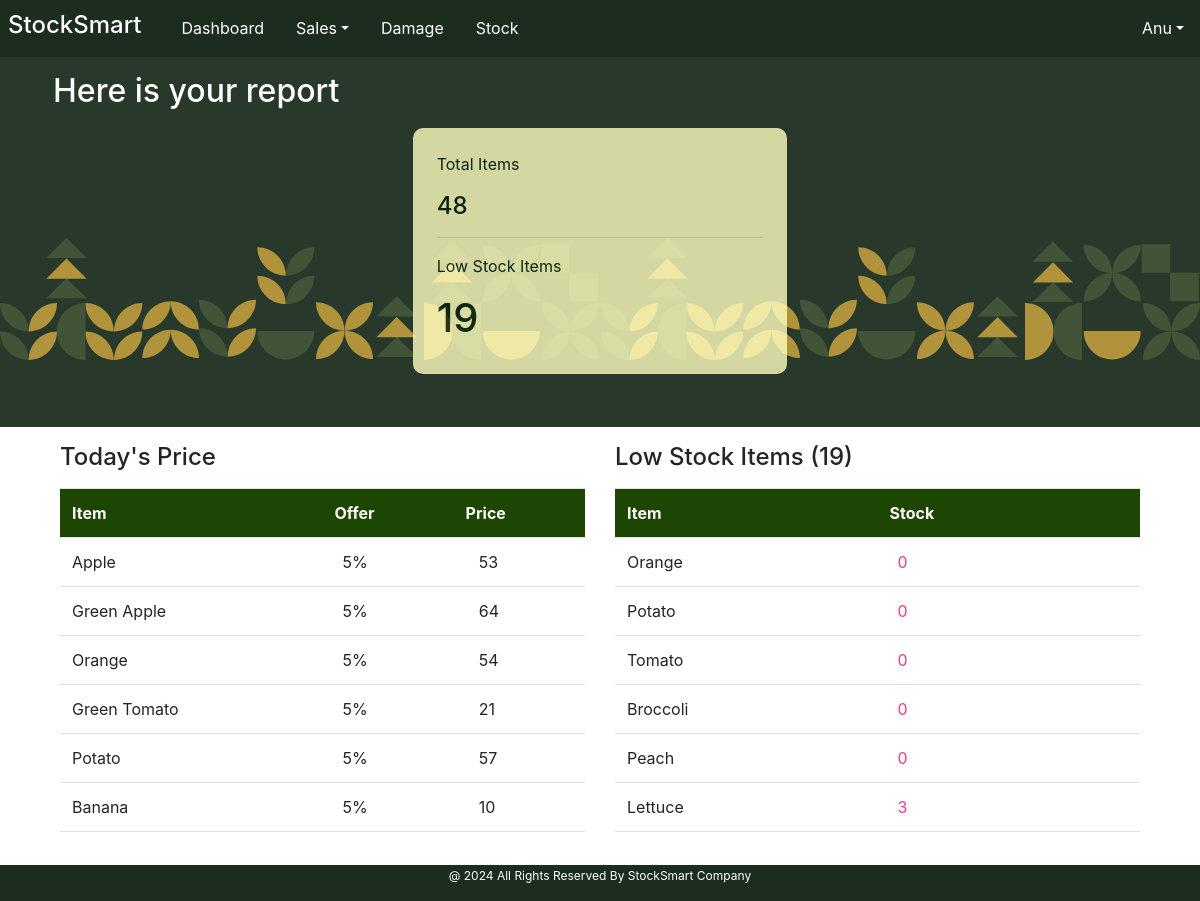
The app's page /staff_index/ (signed in), older data.
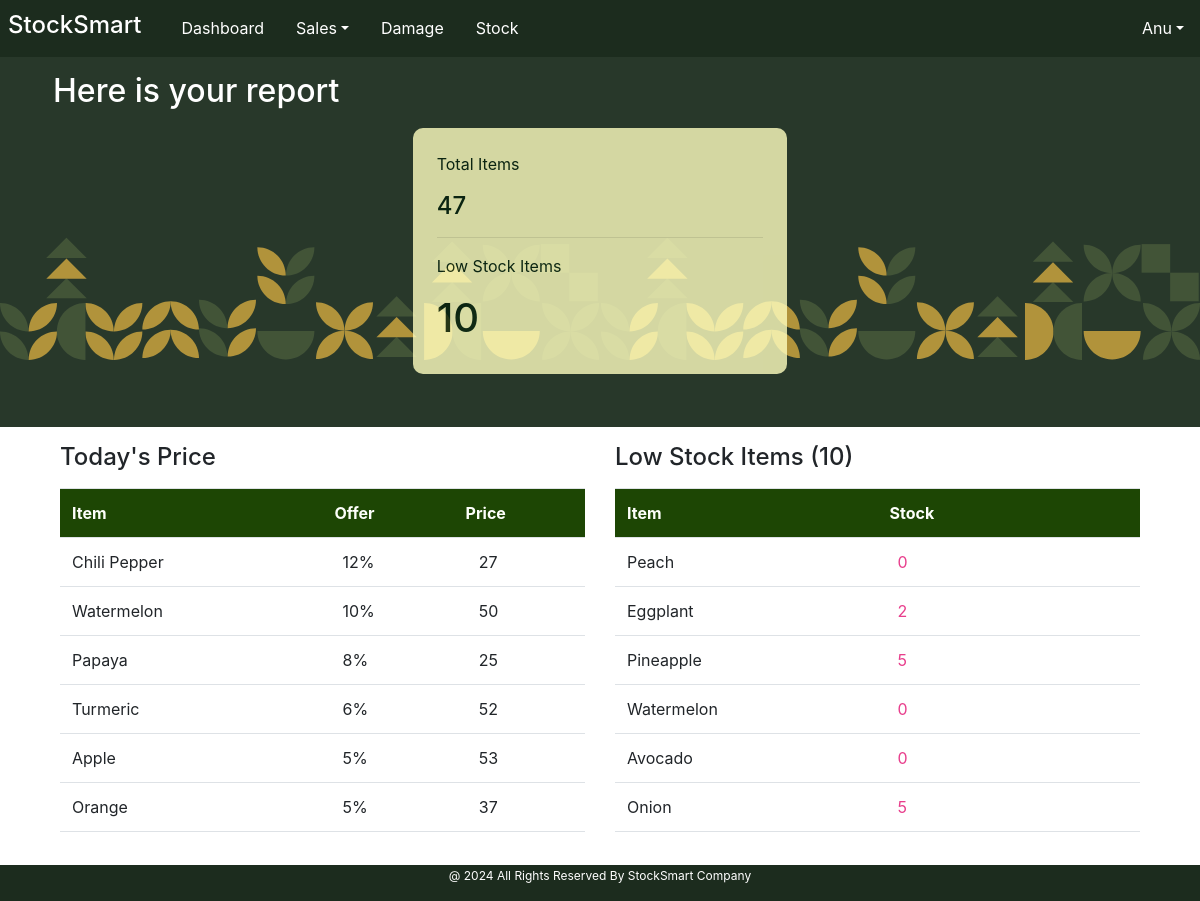
The same page, newer data.
### Core/models.py (models this page shows, shortened)
class priceTable(models.Model):
    pt_item = models.OneToOneField(itemTable, on_delete=models.CASCADE)
    pt_sellingPrice = models.DecimalField(max_digits=10, decimal_places=2, null=True, blank=True, default=0)
    pt_tax = models.PositiveIntegerField(null=True, blank=True, default=0)
    pt_offer = models.PositiveIntegerField(null=True, blank=True, default=0)
    pt_timestamp = models.DateTimeField(auto_now_add=True)

class itemTable(models.Model):
    UNIT_CHOICES = [
        ('Kilogram', 'Kg'),
        ('Pieces', 'Pcs'),
    ]
    CATEGORY_CHOICE = [
        ('Vegetables', 'Veg'),
        ('Fruits', 'Fru'),
    ]
    item_name = models.CharField(max_length=50, null=True, blank=True, unique=True)
    item_category = models.CharField(max_length=50, choices=CATEGORY_CHOICE)
    item_unit = models.CharField(max_length=15, choices=UNIT_CHOICES)

### User/views.py (the view)
# urls.py: path('staff_index/', views.staff_index, name="staff_index"),
@login_required()
@staff_required
def staff_index(request):
    base_template = 'user/Index.html' if request.user.role == "Admin" else 'user/staff_index.html'
    low_stock_count, item_count, category_count = product_details()
    sorted_items = todays_offer()
    low_stock_list = lowstock_list()
    context = {
        'base_template': base_template,
        'user': request.user,
        'low_stock_list': low_stock_list,
        'low_stock_count': low_stock_count,
        'item_count': item_count,
        'category_count': category_count,
        'sorted_items': sorted_items,
    }
    return render(request,"user/staff_index.html", context)

### User/utils.py (called while the page is built)
def product_details():
    stockdata =stockTable.objects.all()
    itemdata =itemTable.objects.all()
    stockappendNo=[]
    itemappendName=[]
    itemappendCategory=[]
    for i in itemdata:
        itemappendCategory.append(i.item_category)
        itemappendName.append(i.item_name)
    for i in stockdata:
        if i.st_remainingStock < 10:
            stockappendNo.append(i.st_item.item_name)
    return len(stockappendNo),len(itemappendName), len(set(itemappendCategory))

def lowstock_list():
    stockdata= stockTable.objects.all()
    stockappendList=[]
    for i in stockdata:
        if i.st_remainingStock < 10:
            stockappendList.append((i.st_item.item_name,i.st_remainingStock))
    return stockappendList

### templates/user/staff_index.html (shortened to what the changed rows need)
<!DOCTYPE html>
{%load static%}
<html lang="en">
<head>
    <link href="https://maxcdn.bootstrapcdn.com/bootstrap/4.5.2/css/bootstrap.min.css" rel="stylesheet">
    <link href="https://cdnjs.cloudflare.com/ajax/libs/font-awesome/6.0.0-beta3/css/all.min.css" rel="stylesheet">
    <link href="{% static 'assets/style.css' %}" rel="stylesheet">
</head>
<body>
{% block content %}
            <div class="">
                <div class="banner col-12 ">
                    <div class="container mb-3 p-2 d-flex flex-wrap justify-content-center">
                         <div class="col-12">
                             <br>
                             <H2>Here is your report </h2>
                        </div>
                        <div class="top-fig col-md-4 p-4 ">
                            <p>Total Items</p>
                            <h4>{{item_count}}</h4>
                            <hr>
                            <p>Low Stock Items</p>
                            <h1>{{low_stock_count}}</h1>
                        </div>
                    </div>
                    <br>
                </div>
            </div>
<div class="container d-flex flex-wrap">
    <div class="col-6 Dash-Price-card ">
        <div>
            <table class="table table-hover" >
             <tr >
                <th class="headerx  col-6" scope="col">Item</th>
                <th class="headerx " scope="col">Offer</th>
                <th class="headerx " scope="col">Price</th>
            </tr>
            </table>
                <div class="" style="height: 300px; overflow: auto;">
                    <table class="table table-hover" >
                {% for i in sorted_items %}
                <tr>
                <td class=" col-6">{{i.pt_item.item_name}}</td>
                <td class=" col-3" style="padding-left: 20px;">{{i.pt_offer}}%</td>
                <td class=" col-3" style="padding-left: 25px;">{{i.calculated_price}}</td>
                </tr>
                {% endfor %}
                    </table>
                </div>
        </div>
    </div>
    <div class="col-6 Dash-Price-card ">
        <div class="my-3">
            <h4>Low Stock Items ({{low_stock_count}})</h4>
        </div>
        <div>
            <table class="table table-hover" >
             <tr >
                <th class="headerx  col-6" scope="col">Item</th>
                <th class="headerx col-6" scope="col">Stock</th>
            </tr>
            </table>
                <div class="" style="height: 300px; overflow: auto;">
                    {% if low_stock_list %}
                    <table class="table table-hover" >
                {% for i in low_stock_list %}
                <tr>
                <td class=" col-6">{{i.0}} </td>
                <td class=" col-6 text-pink" style="padding-left: 20px;">{{i.1}}</td>
                </tr>
                {% endfor %}
                    </table>
                    {% else %}
                    <p>No item with Low stock </p>
                    {% endif %}
                </div>
        </div>
    </div>
    </div>
<div class="bottom-space"></div><br>
            {% endblock %}
</body>
</html>

Row changes from the older to the newer data that the page shows:
removed priceTable: pt_item.item_name "Green Apple", pt_offer "5", calculated_price "64"
removed priceTable: pt_item.item_name "Green Tomato", pt_offer "5", calculated_price "21"
no longer on this page (row edited): priceTable: pt_item.item_name "Potato", pt_offer "5", calculated_price "57"
no longer on this page (row edited): priceTable: pt_item.item_name "Banana", pt_offer "5", calculated_price "10"
no longer on this page (row unchanged): itemTable: item_name "Orange"
no longer on this page (row unchanged): itemTable: item_name "Potato"
no longer on this page (row unchanged): itemTable: item_name "Tomato"
no longer on this page (row unchanged): itemTable: item_name "Broccoli"
no longer on this page (row unchanged): itemTable: item_name "Lettuce"
now on this page (row edited): priceTable: pt_item.item_name "Chili Pepper", pt_offer "12", calculated_price "27"
now on this page (row edited): priceTable: pt_item.item_name "Watermelon", pt_offer "10", calculated_price "50"
now on this page (row edited): priceTable: pt_item.item_name "Papaya", pt_offer "8", calculated_price "25"
now on this page (row edited): priceTable: pt_item.item_name "Turmeric", pt_offer "6", calculated_price "52"
changed priceTable "Orange": calculated_price "54" → "37"
now on this page (row unchanged): itemTable: item_name "Eggplant"
now on this page (row unchanged): itemTable: item_name "Pineapple"
now on this page (row unchanged): itemTable: item_name "Watermelon"
now on this page (row unchanged): itemTable: item_name "Avocado"
now on this page (row unchanged): itemTable: item_name "Onion"
Text that changed along with them:
{{ item_count }}: "48" → "47"
{{ low_stock_count }}: "19" → "10"
new list line: "2"
new list line: "5"
new list line: "0"
list line gone: "0"
list line gone: "3"
